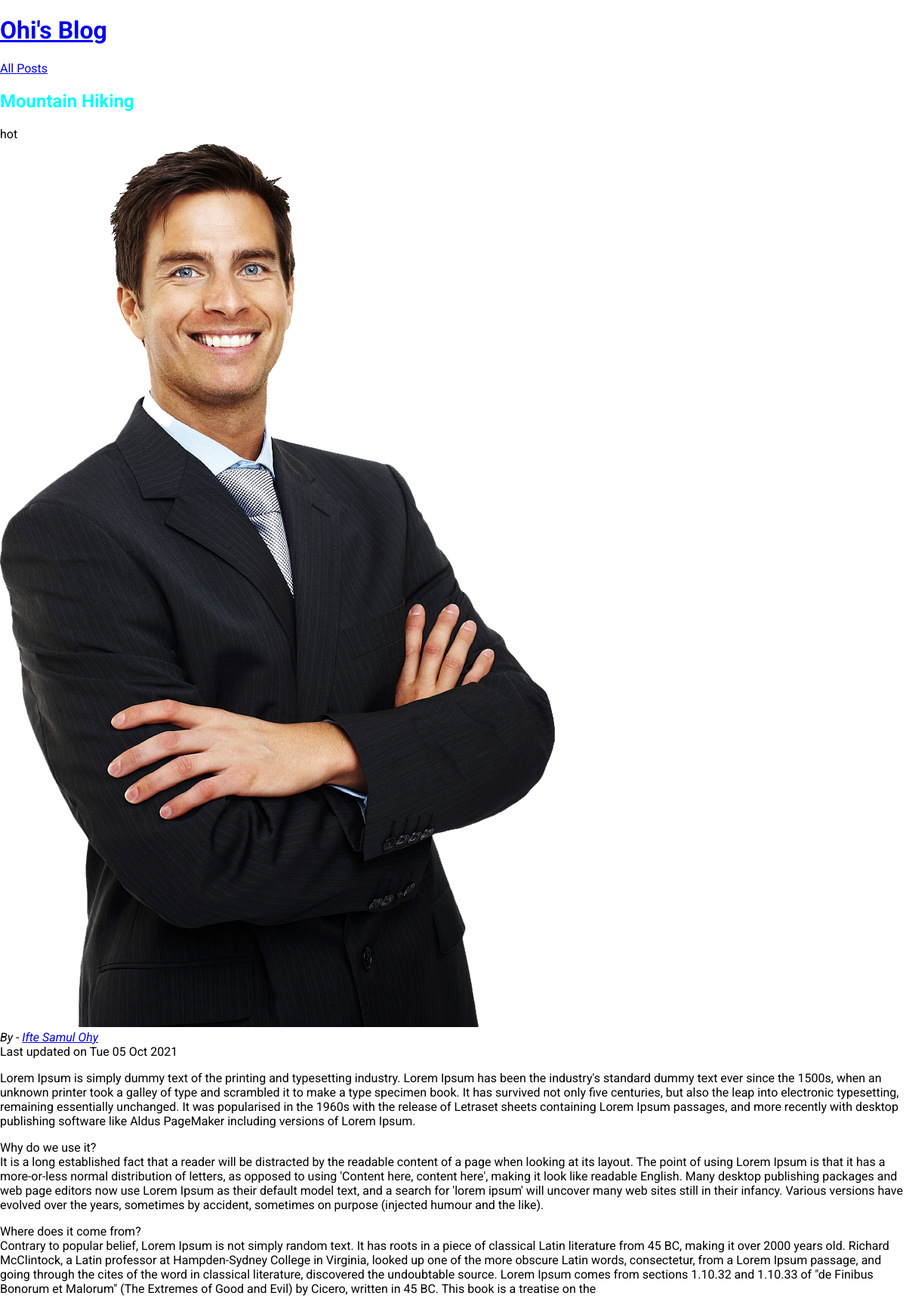
The app's page /posts/mountain-hiking with its own data.
### blog/models.py (models this page shows, shortened)
class Post(models.Model):
    title = models.CharField(max_length=100)
    excerpt = models.CharField(max_length=200)
    image_name= models.CharField(max_length=100)
    date = models.DateField(auto_now=True)
    slug = models.SlugField(unique=True,db_index=True)
    content = models.TextField(validators=[MinLengthValidator(50),MaxLengthValidator(2000)])
    author = models.ForeignKey(Author,on_delete=models.SET_NULL,null = True,related_name="posts")
    tag = models.ManyToManyField(Tag)

class Tag(models.Model):
    caption = models.CharField(max_length=10)

class Author(models.Model):
    first_name= models.CharField(max_length=50)
    last_name = models.CharField(max_length=50)
    email = models.EmailField()
    def __str__(self):
        return f"{self.first_name} {self.last_name}"

### blog/views.py (the view)
# urls.py: path("posts/<slug:slug>",views.post_details, name="post-details-page")
def post_details(request,slug):
    identified_post = get_object_or_404(Post,slug=slug)
    return render(request, "blog/post-detail.html",{
        "post":identified_post,
        "tags":identified_post.tag.all()
    })

### blog/templates/blog/post-detail.html (shortened to what this page needs)
{% extends 'base.html' %}
{% load static %}
{% block css_files %}
    <link rel="stylesheet" href="{% static 'blog/index.css' %}">
{% endblock css_files %}
{% block content %}
<section id="summary">
<h2>{{post.title}}</h2>
{% for tag in tags %}
<span>{{tag.caption}}</span>
{% endfor %}
<article>
<img src="{% static 'blog/images/'|add:post.image_name %}" alt="">
<address>By - <a href="mailto:{{post.author.email}}">{{post.author}}</a></address>
<div>
Last updated on <time>{{post.date|date:"D d M Y"}}</time>
</div>
</article>
</section>
<main>
{{post.content|linebreaks}}
</main>
{% endblock %}

### static/app.css (style rules this page uses)
html { font-family: 'Roboto', sans-serif; }
body { margin: 0; }

### blog/static/blog/index.css (style rules this page uses)
h1,h2,h3 { color:aqua; }

### records on screen
Post: title "Mountain Hiking", image_name (placeholder picture), author "Ifte Samul Ohy", date "Tue 05 Oct 2021", content "Lorem Ipsum is simply dummy text of the printing and typesetting industry. Lorem Ipsum has been the industry's standard dummy text ever since the 1500s, when an unknown printer took a galley of type and scrambled it to make a type specimen book. It has survived not only five centuries, but also the leap into electronic typesetting, remaining essentially unchanged. It was popularised in the 1960s with the release of Letraset sheets containing Lorem Ipsum passages, and more recently with desktop publishing software like Aldus PageMaker including versions of Lorem Ipsum. Why do we use it? It is a long established fact that a reader will be distracted by the readable content of a page when…"
Tag: caption "hot"
